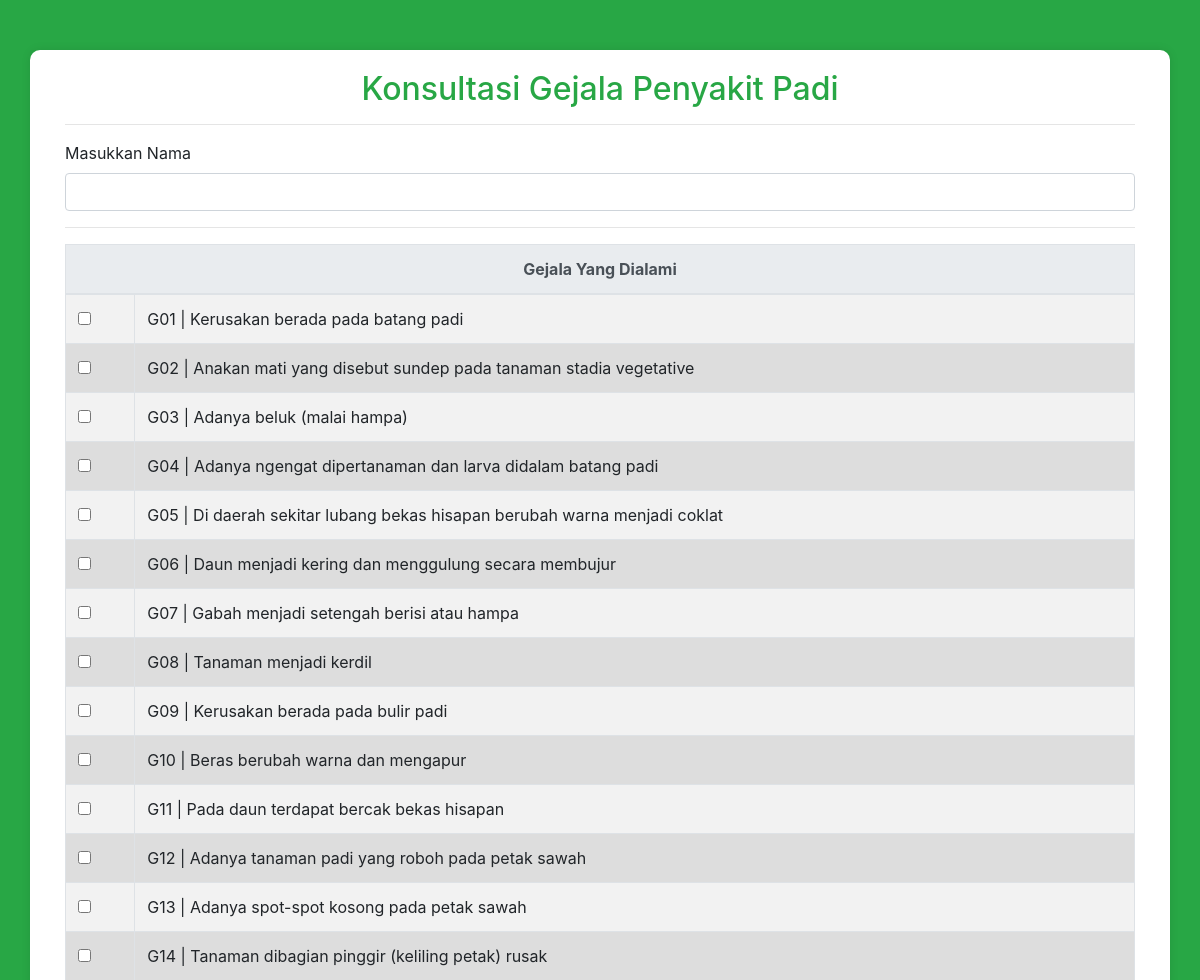
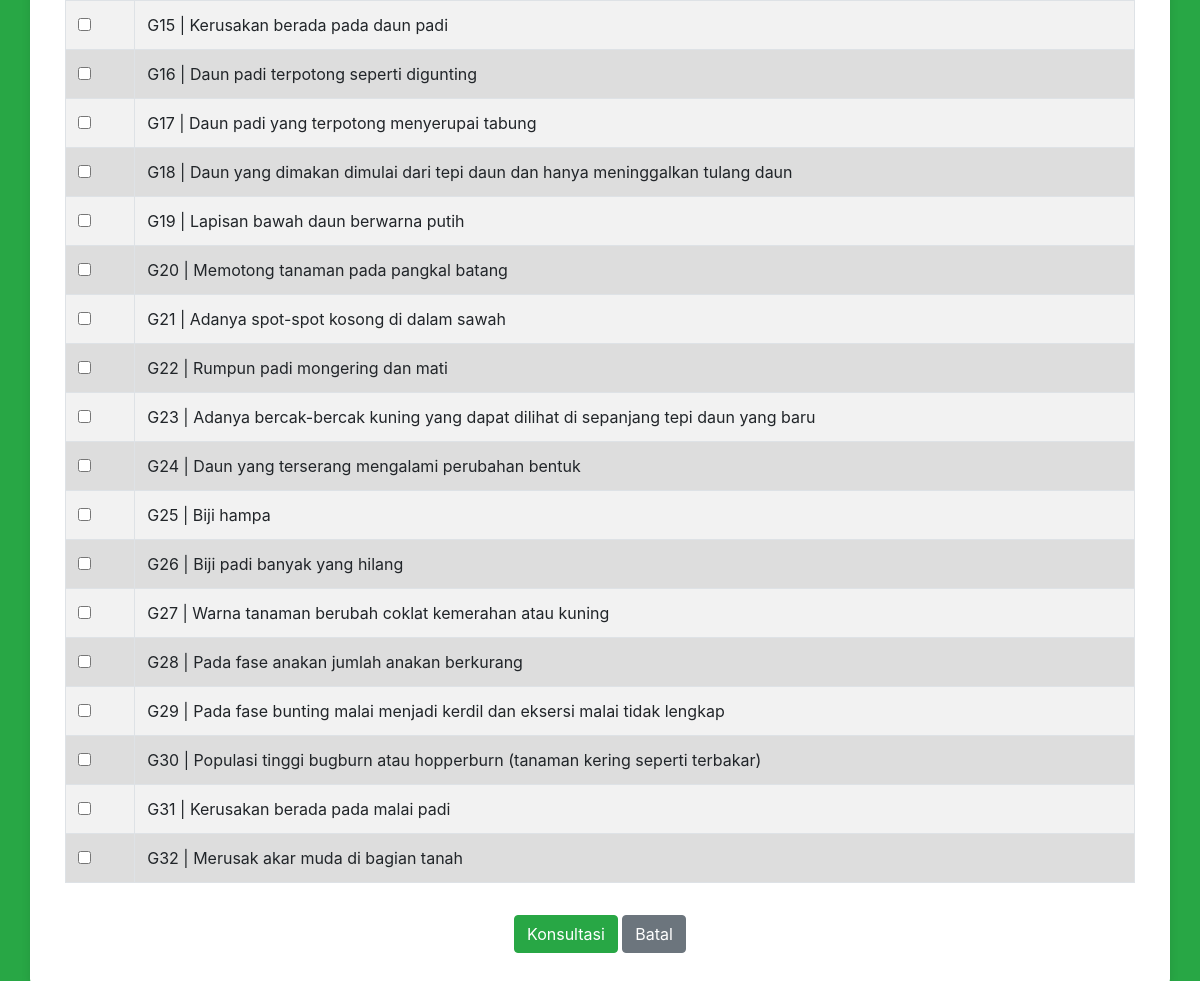
The page /konsultasi_pilih_gejala.php on the database its author committed (2 pictures, top to bottom).
### tables this page shows
CREATE TABLE `tblgejala` (
  `kd_gejala` varchar(7) NOT NULL,
  `nm_gejala` varchar(80) NOT NULL
);

### konsultasi_pilih_gejala.php (the view, shortened to what this page needs)
<!DOCTYPE html>
<html lang="en">
<head>
  <link rel="stylesheet" href="https://maxcdn.bootstrapcdn.com/bootstrap/4.5.2/css/bootstrap.min.css">
</head>
<body>
  <div class="container">
      <div class="col">
        <h2 class="form-title">Konsultasi Gejala Penyakit Padi</h2>
        <hr>
        <form action="<?php $_SERVER['PHP_SELF'];?>" method="post">
          <div class="form-group">
            <label for="nama">Masukkan Nama</label>
            <input type="text" class="form-control" id="nama" name="nama" maxlength="25" autofocus required>
          </div>
          <hr>
          <div class="form-group">
            <div class="row">
              <div class="col-12">
                <table class="table table-striped table-bordered table-checkbox">
                  <thead class="thead-light">
                    <tr>
                      <th colspan="2" class="text-center">Gejala Yang Dialami</th>
                    </tr>
                  </thead>
                  <tbody>
                    <?php
                      include "lib/koneksi.php";
                      $query_gejala = mysqli_query($konek, "SELECT * FROM tblgejala ORDER BY kd_gejala ASC");
                      $no = 1;
                      while ($hasilquery = mysqli_fetch_array($query_gejala)) {
                        $warna = ($no % 2 == 1) ? '' : '#DDDDDD';
                        echo "<tr bgcolor='$warna'>";
                        echo "<td><input type='checkbox' name='daftargejala[]' value='$hasilquery[kd_gejala]'></td>";
                        echo "<td>$hasilquery[kd_gejala] | $hasilquery[nm_gejala]</td>";
                        echo "</tr>";
                        $no++;
                      }
                    ?>
                  </tbody>
                </table>
              </div>
            </div>
          </div>
          <div class="form-group text-center">
            <button type="submit" class="btn btn-success" name="btnkonsul">Konsultasi</button>
            <button type="reset" class="btn btn-secondary" name="btnreset">Batal</button>
          </div>
        </form>
      </div>
    </div>
</body>
</html>

### konsultasi_pilih_gejala.php (style rules this page uses)
body { background-color: #28a745; }
.container { margin-top: 50px; background-color: #ffffff; border-radius: 10px; padding: 20px; box-shadow: 0 0 10px rgba(0, 0, 0, 0.1); }
.form-title { text-align: center; color: #28a745; }
.table-checkbox input[type="checkbox"] { margin-right: 10px; }
.form-group table { width: 100%; }

### rows shown on the page
tblgejala: kd_gejala "G01", nm_gejala "Kerusakan berada pada batang padi"
tblgejala: kd_gejala "G02", nm_gejala "Anakan mati yang disebut sundep pada tanaman stadia vegetative"
tblgejala: kd_gejala "G03", nm_gejala "Adanya beluk (malai hampa)"
tblgejala: kd_gejala "G04", nm_gejala "Adanya ngengat dipertanaman dan larva didalam batang padi"
tblgejala: kd_gejala "G05", nm_gejala "Di daerah sekitar lubang bekas hisapan berubah warna menjadi coklat"
tblgejala: kd_gejala "G06", nm_gejala "Daun menjadi kering dan menggulung secara membujur"
tblgejala: kd_gejala "G07", nm_gejala "Gabah menjadi setengah berisi atau hampa"
tblgejala: kd_gejala "G08", nm_gejala "Tanaman menjadi kerdil"
tblgejala: kd_gejala "G09", nm_gejala "Kerusakan berada pada bulir padi"
tblgejala: kd_gejala "G10", nm_gejala "Beras berubah warna dan mengapur"
tblgejala: kd_gejala "G11", nm_gejala "Pada daun terdapat bercak bekas hisapan"
tblgejala: kd_gejala "G12", nm_gejala "Adanya tanaman padi yang roboh pada petak sawah"
tblgejala: kd_gejala "G13", nm_gejala "Adanya spot-spot kosong pada petak sawah"
tblgejala: kd_gejala "G14", nm_gejala "Tanaman dibagian pinggir (keliling petak) rusak"
tblgejala: kd_gejala "G15", nm_gejala "Kerusakan berada pada daun padi"
tblgejala: kd_gejala "G16", nm_gejala "Daun padi terpotong seperti digunting"
tblgejala: kd_gejala "G17", nm_gejala "Daun padi yang terpotong menyerupai tabung"
tblgejala: kd_gejala "G18", nm_gejala "Daun yang dimakan dimulai dari tepi daun dan hanya meninggalkan tulang daun"
tblgejala: kd_gejala "G19", nm_gejala "Lapisan bawah daun berwarna putih"
tblgejala: kd_gejala "G20", nm_gejala "Memotong tanaman pada pangkal batang"
tblgejala: kd_gejala "G21", nm_gejala "Adanya spot-spot kosong di dalam sawah"
tblgejala: kd_gejala "G22", nm_gejala "Rumpun padi mongering dan mati"
tblgejala: kd_gejala "G23", nm_gejala "Adanya bercak-bercak kuning yang dapat dilihat di sepanjang tepi daun yang baru"
tblgejala: kd_gejala "G24", nm_gejala "Daun yang terserang mengalami perubahan bentuk"
tblgejala: kd_gejala "G25", nm_gejala "Biji hampa"
tblgejala: kd_gejala "G26", nm_gejala "Biji padi banyak yang hilang"
tblgejala: kd_gejala "G27", nm_gejala "Warna tanaman berubah coklat kemerahan atau kuning"
tblgejala: kd_gejala "G28", nm_gejala "Pada fase anakan jumlah anakan berkurang"
tblgejala: kd_gejala "G29", nm_gejala "Pada fase bunting malai menjadi kerdil dan eksersi malai tidak lengkap"
tblgejala: kd_gejala "G30", nm_gejala "Populasi tinggi bugburn atau hopperburn (tanaman kering seperti terbakar)"
tblgejala: kd_gejala "G31", nm_gejala "Kerusakan berada pada malai padi"
tblgejala: kd_gejala "G32", nm_gejala "Merusak akar muda di bagian tanah"
